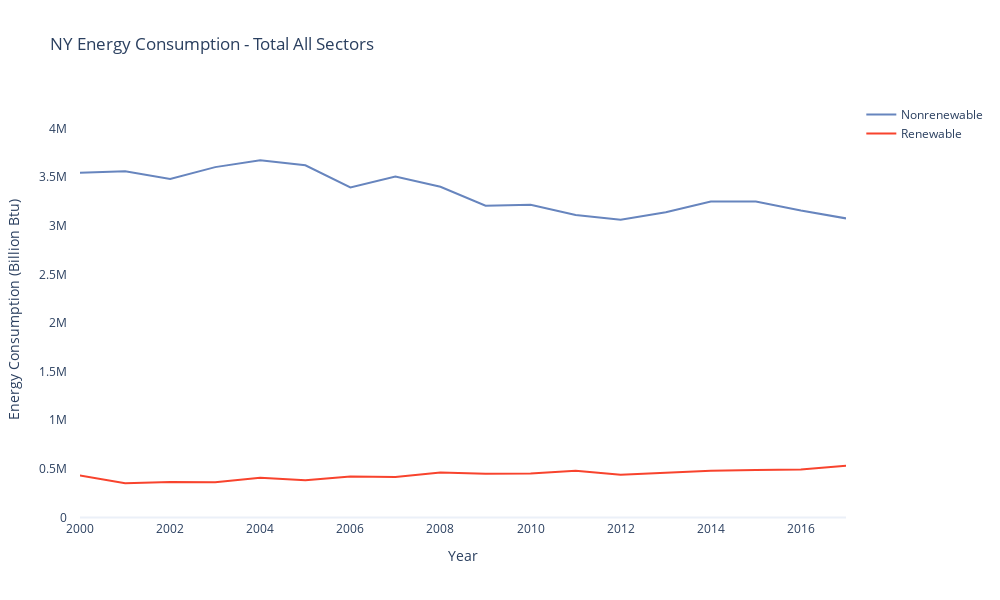

Notebook source saved alongside this figure:
### Code cell
for sector in ['Total All Sectors']:#sectors:
    
    plot_df = dataframes[sector]
    
    fig = go.Figure()
    
    fig.add_trace(go.Scatter(
        x=plot_df.index,        
        y=plot_df['Nonrenewable Sources'],           
        mode=None, 
        fill=None,
        name='Nonrenewable',
        line_color='#6785be'
        )
    )
    
    fig.add_trace(go.Scatter(
        x=plot_df.index,               
        y=plot_df['Renewable Sources'],                
        mode=None,  
#         fill = 'tonexty',
#         hoveron = 'points+fills',
        name='Renewable',        
        line_color='#f8432d'
        )
    )
    
    
    fig.update_layout(
        title = f'NY Energy Consumption - {sector}',
        template = "plotly_white",
        xaxis_title = 'Year',
        yaxis_title = 'Energy Consumption (Billion Btu)',
        yaxis_showgrid=False,
        xaxis_showgrid=False,
        yaxis_ticks='outside',
        yaxis_tickcolor='white',
        yaxis_ticklen=10,
        yaxis_zeroline=True,
        xaxis_range=['2000-01-01', '2017-01-01'],
        width = 1000, #1000
        height = 600,  #600      
        )
    fig.show()
    filename=sector.lower().replace(' ','_')
#     fig.write_image(f'figures/ny_{filename}_comparison.png',scale=2)
